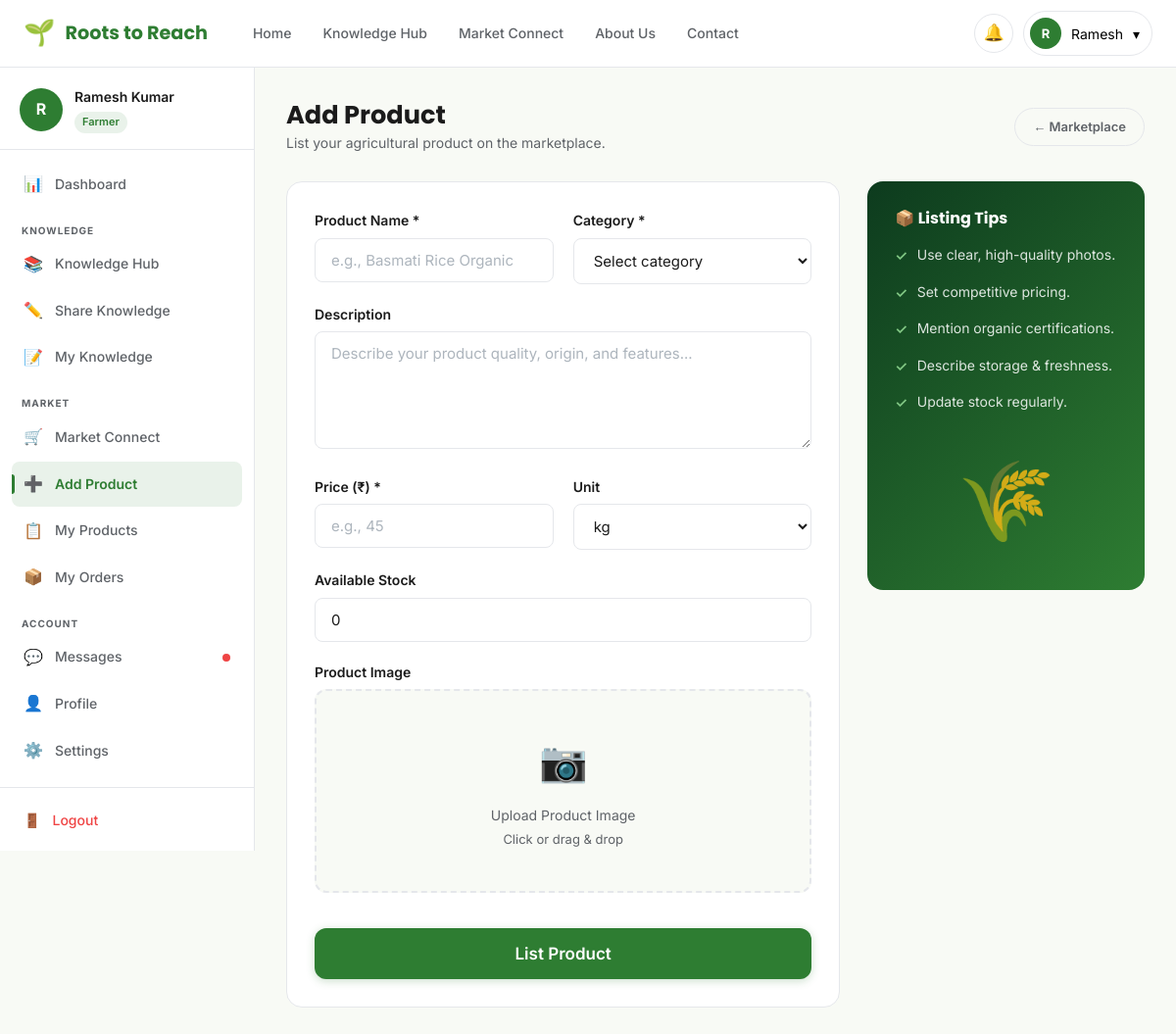
Screenshot of /add-product (signed in) with the database file from the repository.
### models.py (models this page shows, shortened)
class User(db.Model):
    __tablename__ = 'users'
    id = db.Column(db.Integer, primary_key=True)
    full_name = db.Column(db.String(120), nullable=False)
    email = db.Column(db.String(120), unique=True, nullable=False)
    phone = db.Column(db.String(20))
    location = db.Column(db.String(200))
    bio = db.Column(db.Text)
    skills = db.Column(db.String(300))
    password_hash = db.Column(db.String(256), nullable=False)
    role = db.Column(db.String(20), default='farmer')  # farmer, buyer, admin
    avatar = db.Column(db.String(200), default='default_avatar.png')
    created_at = db.Column(db.DateTime, default=datetime.utcnow)
    is_active = db.Column(db.Boolean, default=True)
    knowledge_posts = db.relationship('KnowledgePost', backref='author', lazy=True, foreign_keys='KnowledgePost.user_id')
    products = db.relationship('Product', backref='seller', lazy=True)
    notifications = db.relationship('Notification', backref='user', lazy=True)

### app.py (the view, shortened to what this page needs)
@app.route('/add-product', methods=['GET', 'POST'])
@login_required
def add_product():
    user = current_user()
    return render_template('add_product.html', user=user)

### app.py (called while the page is built)
def current_user():
    if 'user_id' in session:
        return db.session.get(User, session['user_id'])
    return None

@app.context_processor
def inject_helpers():
    return dict(get_img_url=get_img_url)

def login_required(f):
    from functools import wraps
    @wraps(f)
    def decorated(*args, **kwargs):
        if 'user_id' not in session:
            flash('Please login to continue.', 'warning')
            return redirect(url_for('login', next=request.path))
        return f(*args, **kwargs)
    return decorated

### templates/add_product.html (shortened to what this page needs)
{% extends "base.html" %}
{% block extra_css %}<link rel="stylesheet" href="{{ url_for('static', filename='css/pages.css') }}"><link rel="stylesheet" href="{{ url_for('static', filename='css/dashboard.css') }}">{% endblock %}
{% block content %}
<div class="dashboard-layout">
  {% include '_sidebar.html' %}
  <main class="dashboard-main">
    <div class="dash-header">
      <div><h1>Add Product</h1><p>List your agricultural product on the marketplace.</p></div>
      <a href="{{ url_for('marketplace') }}" class="btn btn-outline btn-sm">← Marketplace</a>
    </div>
    <div class="share-layout">
      <div>
        <form method="POST" enctype="multipart/form-data" novalidate>
          <div style="background:var(--white);border-radius:var(--radius-lg);border:1px solid var(--border);padding:28px">
            <div class="form-row">
              <div class="form-group">
                <label class="form-label">Product Name *</label>
                <input type="text" name="name" class="form-control" placeholder="e.g., Basmati Rice Organic" required>
              </div>
              <div class="form-group">
                <label class="form-label">Category *</label>
                <select name="category" class="form-control" required>
                  <option value="">Select category</option>
                </select>
              </div>
            </div>
            <div class="form-group">
              <label class="form-label">Description</label>
              <textarea name="description" class="form-control" rows="4" placeholder="Describe your product quality, origin, and features..."></textarea>
            </div>
            <div class="form-row">
              <div class="form-group">
                <label class="form-label">Price (₹) *</label>
                <input type="number" name="price" class="form-control" placeholder="e.g., 45" min="1" step="0.01" required>
              </div>
              <div class="form-group">
                <label class="form-label">Unit</label>
                <select name="unit" class="form-control">
                  {% for u in ['kg','quintal','piece','dozen','litre','gram','bundle'] %}
                  <option value="{{ u }}">{{ u }}</option>
                  {% endfor %}
                </select>
              </div>
            </div>
            <div class="form-group">
              <label class="form-label">Available Stock</label>
              <input type="number" name="stock" class="form-control" placeholder="e.g., 500" min="0" value="0">
            </div>
            <div class="form-group">
              <label class="form-label">Product Image</label>
              <div class="upload-zone" id="uploadZone">
                <div class="upload-zone-icon">📷</div>
                <p>Upload Product Image</p>
                <span>Click or drag & drop</span>
              </div>
            </div>
            <button type="submit" class="btn btn-primary btn-full btn-lg">List Product</button>
          </div>
        </form>
      </div>
      <div>
        <div class="share-tips-card">
          <h4>📦 Listing Tips</h4>
          <div class="share-tip-item">Use clear, high-quality photos.</div>
          <div class="share-tip-item">Set competitive pricing.</div>
          <div class="share-tip-item">Mention organic certifications.</div>
          <div class="share-tip-item">Describe storage & freshness.</div>
          <div class="share-tip-item">Update stock regularly.</div>
          <div class="share-illustration">🌾</div>
        </div>
      </div>
    </div>
  </main>
</div>
{% endblock %}

### templates/base.html (shortened to what this page needs)
<!DOCTYPE html>
<html lang="en">
<head>
  <link rel="stylesheet" href="{{ url_for('static', filename='css/global.css') }}">
  <link rel="stylesheet" href="{{ url_for('static', filename='css/navbar.css') }}">
  {% block extra_css %}{% endblock %}
</head>
<body>
  <nav class="navbar" role="navigation" aria-label="Main navigation">
    <div class="container">
      <div class="navbar-inner">
        <a href="{{ url_for('home') }}" class="navbar-brand" aria-label="Roots to Reach Home">
          <span class="brand-icon">🌱</span>
          <span>Roots to Reach</span>
        </a>
        <ul class="navbar-nav" role="list">
          <li><a href="{{ url_for('home') }}" class="nav-link {% if request.endpoint=='home' %}active{% endif %}">Home</a></li>
          <li><a href="{{ url_for('knowledge_hub') }}" class="nav-link {% if request.endpoint in ['knowledge_hub','knowledge_detail'] %}active{% endif %}">Knowledge Hub</a></li>
          <li><a href="{{ url_for('marketplace') }}" class="nav-link {% if request.endpoint in ['marketplace','product_detail'] %}active{% endif %}">Market Connect</a></li>
          <li><a href="{{ url_for('about') }}" class="nav-link {% if request.endpoint=='about' %}active{% endif %}">About Us</a></li>
          <li><a href="{{ url_for('contact') }}" class="nav-link {% if request.endpoint=='contact' %}active{% endif %}">Contact</a></li>
        </ul>
        <div class="navbar-actions">
          {% if user %}
            <a href="{{ url_for('dashboard') }}" class="notif-btn" aria-label="Notifications">
              🔔
            </a>
            <div class="user-menu">
              <button class="user-menu-btn" id="userMenuBtn" aria-haspopup="true" aria-expanded="false">
                <div class="user-avatar-text">{{ user.full_name[0].upper() }}</div>
                <span>{{ user.full_name.split()[0] }}</span>
                <span>▾</span>
              </button>
            </div>
          {% else %}
            <a href="{{ url_for('login') }}" class="btn btn-outline btn-sm">Log In</a>
            <a href="{{ url_for('signup') }}" class="btn btn-primary btn-sm">Sign Up</a>
          {% endif %}
        </div>
      </div>
    </div>
  </nav>
  <main id="main-content">
    {% block content %}{% endblock %}
  </main>
</body>
</html>

### templates/_sidebar.html (shortened to what this page needs)
<aside class="sidebar" id="sidebar" role="navigation" aria-label="Dashboard navigation">
  <div class="sidebar-user">
    <div class="sidebar-avatar-wrap">
      <div class="sidebar-avatar">{{ user.full_name[0].upper() }}</div>
      <div>
        <p class="sidebar-user-name">{{ user.full_name }}</p>
        <span class="sidebar-user-role">{{ user.role.title() }}</span>
      </div>
    </div>
  </div>
  <nav class="sidebar-nav">
    <a href="{{ url_for('dashboard') }}" class="sidebar-link {% if request.endpoint=='dashboard' %}active{% endif %}"><span class="link-icon">📊</span> Dashboard</a>
    <div class="sidebar-section-label">Knowledge</div>
    <a href="{{ url_for('knowledge_hub') }}" class="sidebar-link {% if request.endpoint=='knowledge_hub' %}active{% endif %}"><span class="link-icon">📚</span> Knowledge Hub</a>
    <a href="{{ url_for('share_knowledge') }}" class="sidebar-link {% if request.endpoint=='share_knowledge' %}active{% endif %}"><span class="link-icon">✏️</span> Share Knowledge</a>
    <a href="{{ url_for('my_knowledge') }}" class="sidebar-link {% if request.endpoint=='my_knowledge' %}active{% endif %}"><span class="link-icon">📝</span> My Knowledge</a>
    <div class="sidebar-section-label">Market</div>
    <a href="{{ url_for('marketplace') }}" class="sidebar-link {% if request.endpoint=='marketplace' %}active{% endif %}"><span class="link-icon">🛒</span> Market Connect</a>
    <a href="{{ url_for('add_product') }}" class="sidebar-link {% if request.endpoint=='add_product' %}active{% endif %}"><span class="link-icon">➕</span> Add Product</a>
    <a href="{{ url_for('my_products') }}" class="sidebar-link {% if request.endpoint=='my_products' %}active{% endif %}"><span class="link-icon">📋</span> My Products</a>
    <a href="{{ url_for('orders') }}" class="sidebar-link {% if request.endpoint=='orders' %}active{% endif %}"><span class="link-icon">📦</span> My Orders</a>
    <div class="sidebar-section-label">Account</div>
    <a href="{{ url_for('messages') }}" class="sidebar-link {% if request.endpoint=='messages' %}active{% endif %}"><span class="link-icon">💬</span> Messages <span class="badge-dot"></span></a>
    <a href="{{ url_for('profile', user_id=user.id) }}" class="sidebar-link {% if request.endpoint=='profile' %}active{% endif %}"><span class="link-icon">👤</span> Profile</a>
    <a href="{{ url_for('settings') }}" class="sidebar-link {% if request.endpoint=='settings' %}active{% endif %}"><span class="link-icon">⚙️</span> Settings</a>
  </nav>
  <div class="sidebar-logout-wrap">
    <a href="{{ url_for('logout') }}" class="sidebar-logout"><span>🚪</span> Logout</a>
  </div>
</aside>

### static/css/global.css (style rules this page uses)
:root { --primary: #2E7D32; --primary-dark: #1B5E20; --primary-light: #4CAF50; --accent: #81C784; --bg-light: #F8FAF5; --white: #FFFFFF; --text-primary: #1B1B1B; --text-secondary: #5F6368; --border: #E5E7EB; --success: #22C55E; --warning: #F59E0B; --error: #EF4444; --footer-dark: #123524; --card-hover: #F0F7EF; --shadow-sm: 0 1px 3px rgba(0,0,0,0.08); --shadow-md: 0 4px 16px rgba(0,0,0,0.10); --shadow-lg: 0 8px 32px rgba(0,0,0,0.12); --radius-sm: 8px; --radius-md: 12px; --radius-lg: 16px; --radius-xl: 24px; --transition: 0.25s ease; }
*, *::before, *::after { box-sizing: border-box; margin: 0; padding: 0; }
html { scroll-behavior: smooth; }
body { font-family: 'Inter', sans-serif; font-size: 16px; color: var(--text-primary); background: var(--bg-light); line-height: 1.6; }
a { text-decoration: none; color: inherit; }
ul { list-style: none; }
button { cursor: pointer; border: none; background: none; font-family: inherit; }
input, textarea, select { font-family: inherit; }
h1, h2, h3, h4, h5, h6 { font-family: 'Poppins', sans-serif; font-weight: 700; line-height: 1.25; }
h1 { font-size: clamp(2rem, 5vw, 3.5rem); }
p { color: var(--text-secondary); }
.container { max-width: 1200px; margin: 0 auto; padding: 0 24px; }
.btn { display: inline-flex; align-items: center; gap: 8px; padding: 12px 28px; border-radius: 50px; font-weight: 600; font-size: 15px; transition: all var(--transition); white-space: nowrap; }
.btn-primary { background: var(--primary); color: var(--white); box-shadow: 0 2px 8px rgba(46,125,50,0.25); }
.btn-outline { background: transparent; color: var(--text-secondary); border: 1.5px solid var(--border); }
.btn-sm { padding: 8px 18px; font-size: 13px; }
.btn-lg { padding: 16px 36px; font-size: 17px; }
.btn-full { width: 100%; justify-content: center; text-align: center; border-radius: var(--radius-md); }
.form-group { margin-bottom: 20px; }
.form-label { display: block; font-weight: 600; font-size: 14px; margin-bottom: 6px; color: var(--text-primary); }
.form-control { width: 100%; padding: 12px 16px; border: 1.5px solid var(--border); border-radius: var(--radius-sm); font-size: 15px; background: var(--white); color: var(--text-primary); transition: border-color var(--transition), box-shadow var(--transition); outline: none; }
.form-control::placeholder { color: #adb5bd; }
textarea.form-control { resize: vertical; min-height: 120px; }
select.form-control { cursor: pointer; }

### static/css/navbar.css (style rules this page uses)
.navbar { position: sticky; top: 0; z-index: 900; background: var(--white); border-bottom: 1px solid var(--border); padding: 0; }
.navbar-inner { display: flex; align-items: center; height: 68px; gap: 32px; }
.navbar-brand { display: flex; align-items: center; gap: 10px; font-family: 'Poppins', sans-serif; font-weight: 700; font-size: 1.2rem; color: var(--primary); white-space: nowrap; }
.navbar-brand .brand-icon { font-size: 26px; }
.navbar-nav { display: flex; align-items: center; gap: 4px; flex: 1; }
.nav-link { padding: 8px 14px; border-radius: var(--radius-sm); font-size: 14px; font-weight: 500; color: var(--text-secondary); transition: all var(--transition); white-space: nowrap; }
.navbar-actions { display: flex; align-items: center; gap: 10px; margin-left: auto; }
.notif-btn { position: relative; width: 40px; height: 40px; display: flex; align-items: center; justify-content: center; border-radius: 50%; border: 1.5px solid var(--border); color: var(--text-secondary); font-size: 17px; transition: all var(--transition); }
.user-menu { position: relative; }
.user-menu-btn { display: flex; align-items: center; gap: 10px; padding: 6px 12px 6px 6px; border-radius: 50px; border: 1.5px solid var(--border); background: var(--white); cursor: pointer; transition: all var(--transition); font-size: 14px; }
.user-avatar-text { width: 32px; height: 32px; border-radius: 50%; background: var(--primary); color: white; display: flex; align-items: center; justify-content: center; font-size: 13px; font-weight: 700; }

### rows the page displays
User: full_name "R", full_name "Ramesh", full_name "Ramesh Kumar", role "Farmer"

### other values shown
form field unit "kg"
